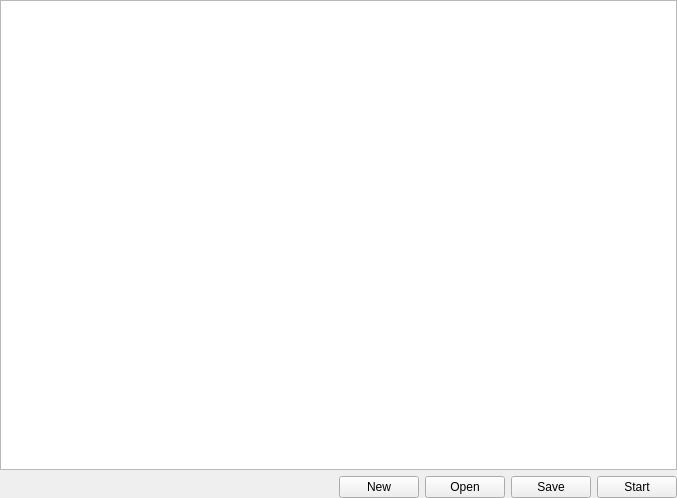
<?xml version="1.0" encoding="UTF-8"?>
<ui version="4.0">
 <class>frmScript</class>
 <widget class="QFrame" name="frmScript">
  <property name="geometry">
   <rect>
    <x>0</x>
    <y>0</y>
    <width>677</width>
    <height>498</height>
   </rect>
  </property>
  <property name="windowTitle">
   <string/>
  </property>
  <layout class="QVBoxLayout" name="verticalLayout">
   <property name="leftMargin">
    <number>0</number>
   </property>
   <property name="topMargin">
    <number>0</number>
   </property>
   <property name="rightMargin">
    <number>0</number>
   </property>
   <property name="bottomMargin">
    <number>0</number>
   </property>
   <item>
    <widget class="ScriptEdit" name="txtScript"/>
   </item>
   <item>
    <layout class="QHBoxLayout" name="horizontalLayout_13">
     <item>
      <spacer name="horizontalSpacer_3">
       <property name="orientation">
        <enum>Qt::Horizontal</enum>
       </property>
       <property name="sizeHint" stdset="0">
        <size>
         <width>40</width>
         <height>20</height>
        </size>
       </property>
      </spacer>
     </item>
     <item>
      <widget class="QPushButton" name="cmdNew">
       <property name="text">
        <string>New</string>
       </property>
      </widget>
     </item>
     <item>
      <widget class="QPushButton" name="cmdOpen">
       <property name="text">
        <string>Open</string>
       </property>
      </widget>
     </item>
     <item>
      <widget class="QPushButton" name="cmdSave">
       <property name="text">
        <string>Save</string>
       </property>
      </widget>
     </item>
     <item>
      <widget class="QPushButton" name="cmdStart">
       <property name="text">
        <string>Start</string>
       </property>
      </widget>
     </item>
    </layout>
   </item>
  </layout>
 </widget>
 <customwidgets>
  <customwidget>
   <class>ScriptEdit</class>
   <extends>QTextEdit</extends>
   <header>scriptedit.h</header>
  </customwidget>
 </customwidgets>
 <resources/>
 <connections/>
</ui>
